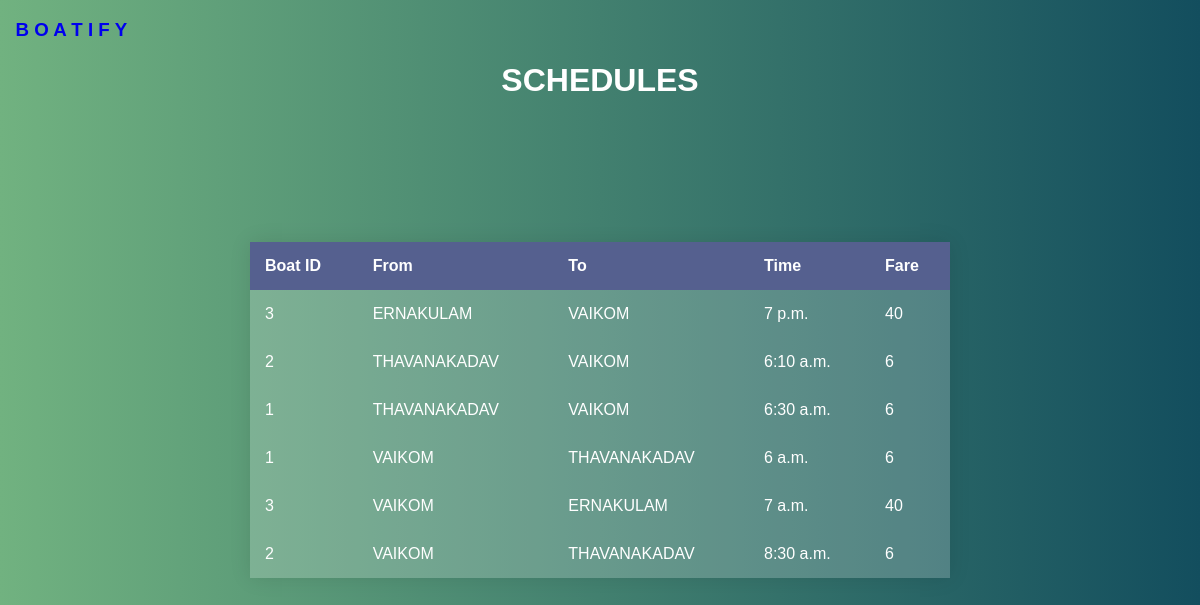
The page /fullscheduleview on the database as committed earlier.
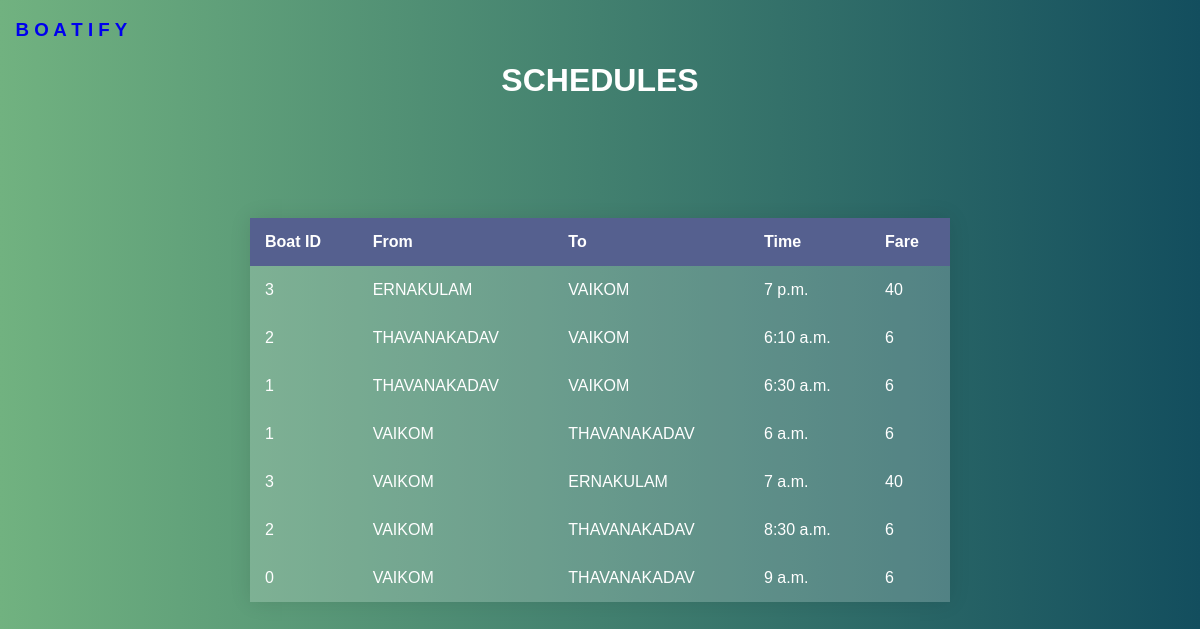
The same page on the database as committed later.
### BoatifyApp/models.py (models this page shows, shortened)
class Schedule(models.Model):
    boatid = models.IntegerField(default= 0)
    fr = models.CharField(max_length=20)
    to = models.CharField(max_length=20)
    time = models.TimeField()
    fare = models.IntegerField()

### BoatifyApp/views.py (the view)
# urls.py: path('fullscheduleview', views.fullscheduleview, name='fullscheduleview'),
def fullscheduleview(request):
    s = Schedule.objects.all().order_by('fr','time')
    return render(request, 'BoatifyApp/allschedule.html', {'Schedules': s})

### BoatifyApp/templates/BoatifyApp/allschedule.html (shortened to what this page needs)
{% load static %}
<!DOCTYPE html>
<html>
<head>
</head>
<body>
<a class="navbar-brand" href="{% url 'homepage' %}" style="text-decoration:none"><h3>&nbsp;&nbsp;&nbsp;B O A T I F Y
</h3></a>
<h1 align="center" style="color:white">SCHEDULES</h1>
{% if Schedules %}
<div class="container">
    <table id="our-table">
        <thead>
        <tr>
            <th>Boat ID</th>
            <th>From</th>
            <th>To</th>
            <th>Time</th>
            <th>Fare</th>
        </tr>
        </thead>
        <tbody id="table-body">
        {% for d in Schedules %}
        <tr>
            <td>{{d.boatid}}</td>
            <td>{{d.fr}}</td>
            <td>{{d.to}}</td>
            <td>{{d.time}}</td>
            <td>{{d.fare}}</td>
        </tr>
        {% endfor %}
        </tbody>
    </table>
</div>
{% else %}
<h2 align="center" style="color:red">No services at this time !!!</h2>
<a align="center" href="{% url 'homepage' %}"><h3>Back to Home
</h3></a>
{% endif %}
</body>
</html>

### BoatifyApp/templates/BoatifyApp/allschedule.html (style rules this page uses)
html, body { height: 100%; }
body { margin: 0; background: linear-gradient(to right, #71B280, #134E5E); font-family: sans-serif; font-weight: 100; }
.container { position: absolute; top: 50%; left: 50%; transform: translate(-50%, -50%); }
table { width: 700px; border-collapse: collapse; overflow: hidden; box-shadow: 0 0 20px rgba(0,0,0,0.1); }
th, td { padding: 15px; background-color: rgba(255,255,255,0.2); color: #fff; }
th { text-align: left; }

Rows that differ between the two databases and show on the page:
added Schedule: boatid "0", fr "VAIKOM", to "THAVANAKADAV", time "9 a.m.", fare "6"
